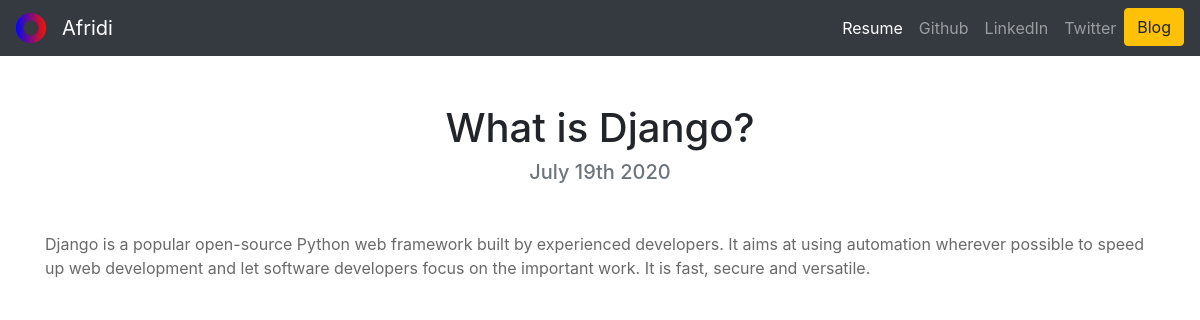
Page /blog/1/ on the committed database.
### blog/models.py (models this page shows, shortened)
class Project2(models.Model):
    title = models.CharField(max_length=100)
    date = models.DateTimeField()
    description= models.TextField()

### blog/views.py (the view)
# urls.py: path('<int:blog_id>/', views.detail, name="detail"),
def detail(request, blog_id):
    blog = get_object_or_404(Project2, pk=blog_id)
    return render(request, 'blog/detail.html', {'blog':blog})

### blog/templates/blog/detail.html (shortened to what this page needs)
{% extends 'portfolio/base.html' %}
{% load static %}
{% block anyname %}
<h1 class="text-center mt-5" id="blogdetailtitle">{{ blog.title }}</h1>
<h5 class="text-center text-muted mb-5">{{ blog.date|date:'F jS Y' }}</h5>
<div class="container">
<p class="d">{{ blog.description|safe }}</p>
</div>
{% endblock %}

### blog/templates/blog/detail.html (style rules this page uses)
.d { color: dimgray; }

### rows in the picture
Project2: title "What is Django?", date "July 19th 2020", description "Django is a popular open-source Python web framework built by experienced developers. It aims at using automation wherever possible to speed up web development and let software developers focus on the important work. It is fast, secure and versatile."
